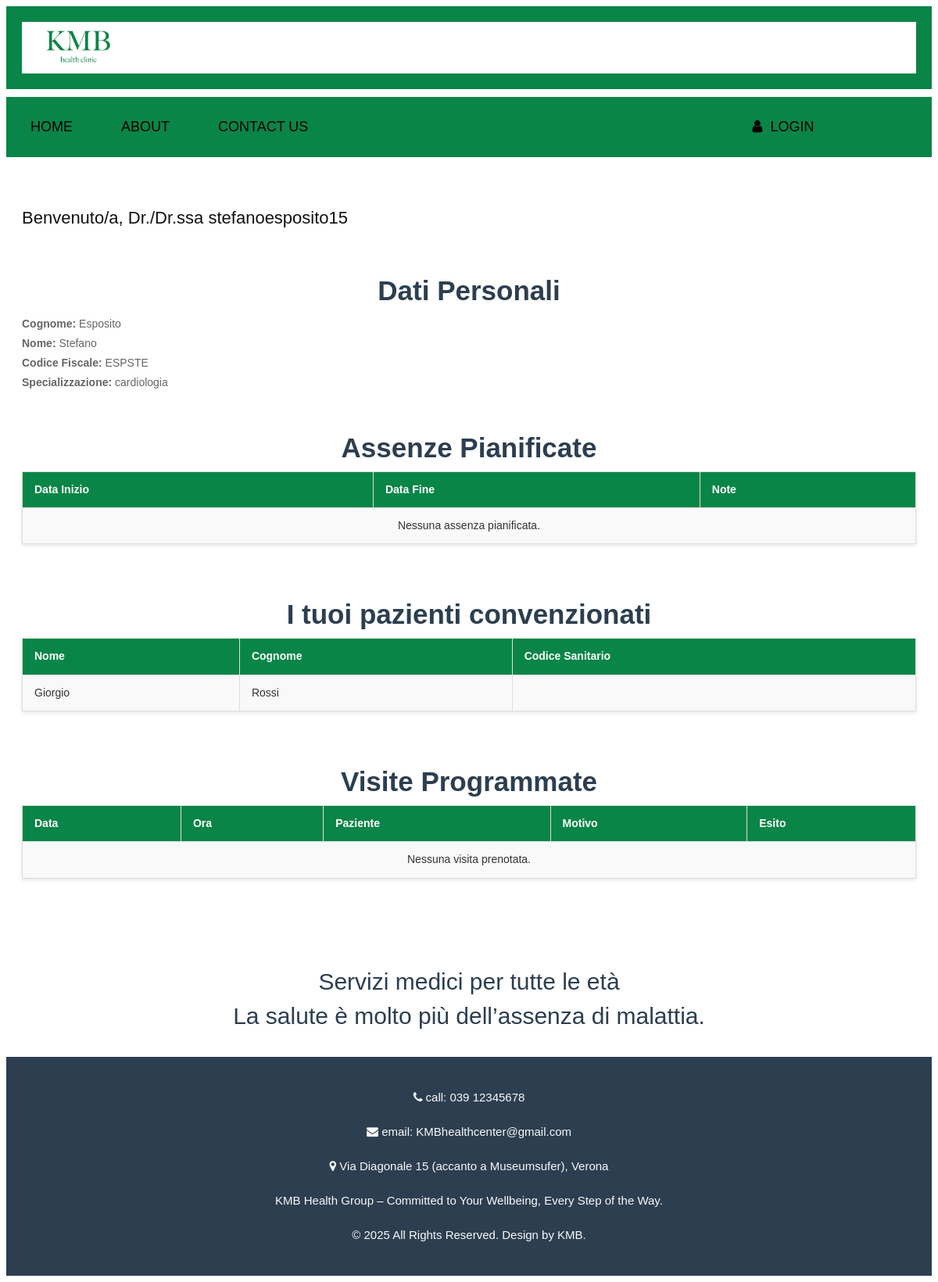
Screenshot of /users/medico/ (signed in) with the database file from the repository.
### users/models.py (models this page shows, shortened)
class UtenteBase(models.Model):
    user = models.OneToOneField(User, on_delete=models.CASCADE, primary_key=True)  # collegamento all'account Django
    cognome = models.CharField(max_length=50)
    nome = models.CharField(max_length=50)
    codice_fiscale = models.CharField(max_length=16)
    class Meta:
        abstract = True  # questo rende la classe astratta

class Medico(UtenteBase):
    specializzazione = models.CharField(max_length=30,   choices=SPECIALIZZAZIONE_CHOICES, blank=True, null=True)
    medici_sostituibili = models.ManyToManyField("self", blank=True)
    class Meta:
        verbose_name = "medico"
        verbose_name_plural = "medici"

class Paziente(UtenteBase):
    data_nascita = models.DateField()
    luogo_nascita = models.CharField(max_length=100)
    email = models.EmailField(default="insericiEmail@example.com")  # obbligatorio
    medico_curante = models.ForeignKey("Medico", on_delete=models.SET_NULL, null=True, related_name="medico_pazienti_curante")
    referente_adulto = models.CharField(max_length=100, blank=True, null=True, help_text="Nome e cognome del referente adulto per i minori di 14 anni")
    class Meta:
        verbose_name = "paziente"
        verbose_name_plural = "pazienti"

### users/views.py (the view)
# urls.py: path('medico/', pagina_medico, name='pagina_medico'),
@login_required
def pagina_medico(request):
    medico = get_object_or_404(Medico, user=request.user)
    pazienti = Paziente.objects.filter(medico_curante=medico)
    visite = Visita.objects.filter(prenotazione__medico=medico)
    medici_sostituibili = medico.medici_sostituibili.all()
    return render(request, 'users/medico.html', {
        'medico': medico,
        'pazienti': pazienti,
        'visite': visite,
        'medici_sostituibili': medici_sostituibili
    })

### users/templates/users/medico.html (shortened to what this page needs)
{% extends 'base.html' %}
{% load static %}
{% block content %}
<div class="white_container">
    <h2 style="text-align: left;">Benvenuto/a, Dr./Dr.ssa {{ request.user.username }}</h2>
    <h3 class="treatment_taital">Dati Personali</h3>
    <ul style="text-align: left;">
        <li><strong>Cognome:</strong> {{ medico.cognome }}</li>
        <li><strong>Nome:</strong> {{ medico.nome }}</li>
        <li><strong>Codice Fiscale:</strong> {{ medico.codice_fiscale }}</li>
        <li><strong>Specializzazione:</strong> {{ medico.specializzazione|default:"Non specificata" }}</li>
    </ul>
    <h3 class="treatment_taital">Assenze Pianificate</h3>
    <table class="table table-striped table-bordered custom_table_style" style="text-align:left;">
        <thead>
            <tr>
                <th>Data Inizio</th>
                <th>Data Fine</th>
                <th>Note</th>
            </tr>
        </thead>
        <tbody>
            {% if assenze %}
                {% for assenza in assenze %}
                <tr>
                    <td>{{ assenza.data_inizio }}</td>
                    <td>{{ assenza.data_fine }}</td>
                    <td>{{ assenza.note }}</td>
                </tr>
                {% endfor %}
            {% else %}
                <tr>
                    <td colspan="3" style="text-align:center;">Nessuna assenza pianificata.</td>
                </tr>
            {% endif %}
        </tbody>
    </table>
    <h3 class="treatment_taital">I tuoi pazienti convenzionati</h3>
    <table class="table table-striped table-bordered custom_table_style">
        <thead>
            <tr>
                <th>Nome</th>
                <th>Cognome</th>
                <th>Codice Sanitario</th>
            </tr>
        </thead>
        <tbody>
            {% for paziente in pazienti %}
                <tr>
                    <td>{{ paziente.nome }}</td>
                    <td>{{ paziente.cognome }}</td>
                    <td>{{ paziente.codice_sanitario }}</td>
                </tr>
            {% empty %}
                <tr>
                    <td colspan="4">Nessun paziente convenzionato.</td>
                </tr>
            {% endfor %}
        </tbody>
    </table>
    <h3 class="treatment_taital">Visite Programmate</h3>
    <table class="table table-striped table-bordered custom_table_style">
        <thead>
            <tr>
                <th>Data</th>
                <th>Ora</th>
                <th>Paziente</th>
                <th>Motivo</th>
                <th>Esito</th>
            </tr>
        </thead>
        <tbody>
            {% if visite %}
                {% for visita in visite %}
                    <tr>
                        <td>{{ visita.prenotazione.data }}</td>
                        <td>{{ visita.prenotazione.ora }}</td>
                        <td>{{ visita.paziente.nome }} {{ visita.paziente.cognome }}</td>
                        <td>{{ visita.prenotazione.tipo }}</td>
                        <td>
                            {% if visita.esito %}
                                {{ visita.esito }}
                            {% else %}
                                <span class="text-muted">Esito non ancora disponibile</span>
                            {% endif %}
                        </td>
                    </tr>
                {% endfor %}
            {% else %}
                <tr>
                    <td colspan="5" style="text-align:center;">Nessuna visita prenotata.</td>
                </tr>
            {% endif %}
        </tbody>
    </table>
</div>
{% endblock %}

### static/css/styles.css (style rules this page uses)
* { box-sizing: border-box !important; transition: ease all 0.5s; }
html { scroll-behavior: smooth; overflow-x: hidden; }
body { color: #666666; font-size: 14px; font-family: 'Poppins', sans-serif; line-height: 1.80857; font-weight: normal; overflow-x: hidden; }
h1, h2, h3, h4, h5, h6 { letter-spacing: 0; font-weight: normal; position: relative; padding: 0 0 10px 0; font-weight: normal; line-height: normal; color: #111111; margin: 0 }
h2 { font-size: 22px }
h3 { font-size: 18px }
*, *::after, *::before { -webkit-box-sizing: border-box; -moz-box-sizing: border-box; box-sizing: border-box; }
ul, li, ol { margin: 0px; padding: 0px; list-style: none; }
.treatment_taital { width: 100%; float: left; font-size: 35px; color: #2c3e50; text-align: center; padding-top: 50px; font-weight: bold; }
.white_container { background-color:white; padding: 20px; text-align: center; clear: both; margin-top: 40px; }
.custom_table_style { width: 100%; border-collapse: collapse; margin-bottom: 20px; font-size: 14px; color: #333333; background-color: #f9f9f9; box-shadow: 0 2px 5px rgba(0,0,0,0.1); }
.custom_table_style th, .custom_table_style td { border: 1px solid #ddd; padding: 10px 15px; text-align: left; }
.custom_table_style th { background-color: #098547; color: white; font-weight: 600; }

### rows the page displays
Medico: cognome "Esposito", nome "Stefano", codice_fiscale "ESPSTE", specializzazione "cardiologia"
Paziente: nome "Giorgio", cognome "Rossi"

### other values shown
{{ request.user.username }} "stefanoesposito15"
